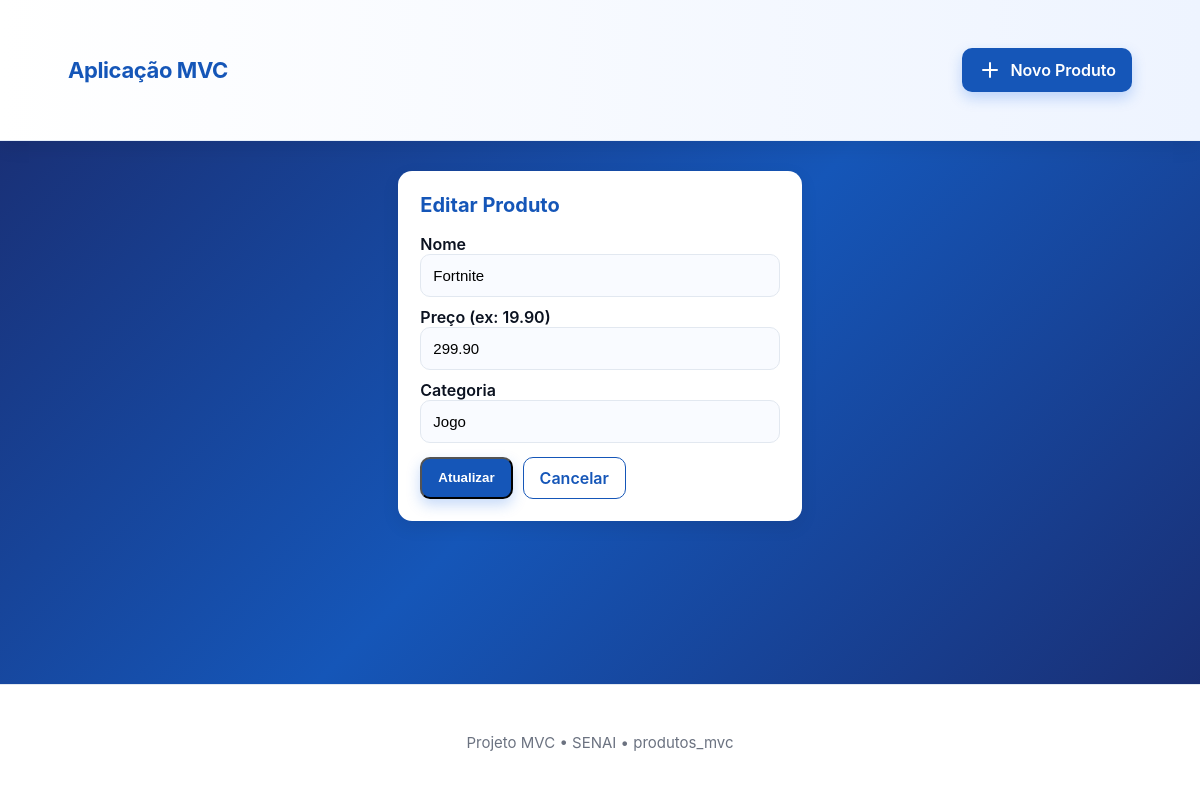
The page /index.php?a=edit&id=6 on the database its author committed.
### tables this page shows
CREATE TABLE `produtos` (
  `id` int(11) NOT NULL,
  `nome` varchar(100) NOT NULL,
  `preco` decimal(10,2) NOT NULL,
  `categoria` varchar(50) NOT NULL
);

### app/controllers/ProdutoController.php (called while the page is built, shortened)
<?php
class ProdutoController {
    private $model;
    public function __construct($model) {
        $this->model = $model;
    }
    public function edit() {
        $id = $_GET['id'] ?? null;
        $produto = $this->model->find($id);
        require __DIR__ . '/../views/layout/header.php';
        require __DIR__ . '/../views/produtos/edit.php';
        require __DIR__ . '/../views/layout/footer.php';
    }
}

### public/index.php (called while the page is built, shortened)
<?php
require_once __DIR__ . '/../app/models/Produto.php';
require_once __DIR__ . '/../app/controllers/ProdutoController.php';
$action = isset($_GET['a']) ? $_GET['a'] : 'index';
$db = new Database();
$produtoModel = new Produto($db->pdo);
$controllerObj = new ProdutoController($produtoModel);
$controllerObj->{$action}();

### app/models/Produto.php (called while the page is built, shortened)
<?php
class Produto {
    private $pdo;
    public function __construct(PDO $pdo) {
        $this->pdo = $pdo;
    }
    public function find($id) {
        $stmt = $this->pdo->prepare('SELECT * FROM produtos WHERE id = ?');
        $stmt->execute([$id]);
        return $stmt->fetch();
    }
}

### app/views/produtos/edit.php (the view, shortened to what this page needs)
<section class="card">
    <h2>Editar Produto</h2>
    <?php if (!$produto): ?>
        <p class="muted">Produto não encontrado.</p>
    <?php else: ?>
    <form action="index.php?a=update" method="post" class="form">
        <label>Nome
            <input type="text" name="nome" required maxlength="100" value="<?= htmlspecialchars($produto['nome']) ?>">
        </label>
        <label>Preço (ex: 19.90)
            <input type="number" step="0.01" name="preco" required value="<?= htmlspecialchars($produto['preco']) ?>">
        </label>
        <label>Categoria
            <input type="text" name="categoria" required maxlength="50" value="<?= htmlspecialchars($produto['categoria']) ?>">
        </label>
        <div class="actions">
            <button class="btn" type="submit">Atualizar</button>
            <a class="btn ghost" href="index.php">Cancelar</a>
        </div>
    </form>
    <?php endif; ?>
</section>

### assets/css/style.css (style rules this page uses)
:root { --bg: linear-gradient(135deg, #1a2a6c 0%, #1556b8 50%, #1a2a6c 100%); --card: #ffffff; --accent: #1556b8; --accent-hover: #1556b8; --muted: #6b7280; --danger: #f21d1d; --radius: 14px; --shadow: 0 6px 18px rgba(0, 0, 0, 0.08); --transition: all 0.25s ease; font-family: "Inter", system-ui, -apple-system, "Helvetica Neue", Arial; }
* { box-sizing: border-box; }
body { margin: 0; background: var(--bg); color: #0b1220; -webkit-font-smoothing: antialiased; min-height: 100vh; display: flex; flex-direction: column; }
.btn { background: var(--accent); color: white; padding: 10px 16px; border-radius: 10px; text-decoration: none; display: inline-flex; align-items: center; gap: 8px; font-weight: 600; transition: var(--transition); box-shadow: 0 6px 14px rgba(29, 109, 231, 0.25); }
.btn.ghost { background: transparent; color: var(--accent); border: 1.5px solid var(--accent); box-shadow: none; }
.card { background: var(--card); border-radius: var(--radius); padding: 22px; box-shadow: var(--shadow); margin-bottom: 24px; transition: var(--transition); }
h2 { margin-top: 0; font-size: 20px; color: var(--accent); }
.form label { display: block; margin-bottom: 10px; font-weight: 600; }
.form input[type="text"], .form input[type="number"] { width: 100%; padding: 12px; border-radius: 10px; border: 1px solid #e2e8f0; background: #f9fbff; transition: var(--transition); font-size: 15px; }
.actions { display: flex; gap: 10px; margin-top: 14px; flex-wrap: wrap; }

### rows shown on the page
produtos: nome "Fortnite", preco "299.90", categoria "Jogo"
